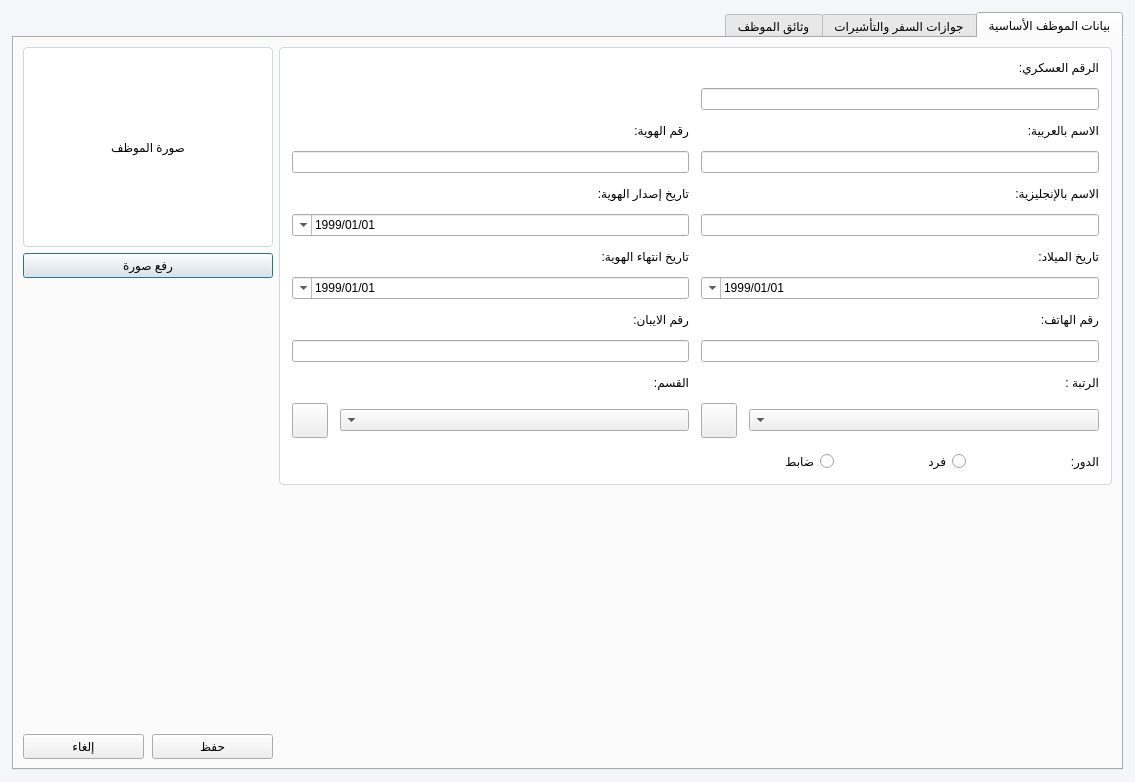
<?xml version="1.0" encoding="UTF-8"?>
<ui version="4.0">
 <class>EditEmployeeDialog</class>
 <widget class="QDialog" name="EditEmployeeDialog">
  <property name="geometry">
   <rect>
    <x>0</x>
    <y>0</y>
    <width>1135</width>
    <height>782</height>
   </rect>
  </property>
  <property name="windowTitle">
   <string>تعديل بيانات الموظف</string>
  </property>
  <property name="layoutDirection">
   <enum>Qt::RightToLeft</enum>
  </property>
  <property name="styleSheet">
   <string notr="true">QDialog {
    background-color: #f5f6fa;
}
 QWidget {
    font: 11pt &quot;Dubai&quot;;
}
QTreeView {
    background-color: #ffffff;
    border: 1px solid #d1d8e0;
    border-radius: 8px;
    alternate-background-color: #f0f3f7;
    gridline-color: #d1d8e0;
}
QTreeView::item {
    padding: 6px 10px;
}
QTreeView::item:selected {
    background-color: #3498db;
    color: white;
}
QHeaderView {
    background-color: #ecf0f1;
    color: #2c3e50;
    border: 1px solid #d1d8e0;
    font-weight: bold;
    font-size: 12px;
    padding: 2px 0px;
}
QHeaderView::section {
    background-color: #ecf0f1;
    padding: 8px;
    border: none;
    border-right: 1px solid #d1d8e0;
}
QHeaderView::section:pressed {
    background-color: #bdc3c7;
}
QHeaderView {
    qproperty-defaultAlignment: AlignCenter;
}

/* Modern Buttons */
QPushButton {
    font: 12pt &quot;Dubai&quot;;
    padding: 4px 20px;
}

#EmployeeFrame, #label_photo {
    background-color: #ffffff;
    border: 1px solid #d1d8e0;
    border-radius: 4px;
}
</string>
  </property>
  <layout class="QGridLayout" name="gridLayout">
   <property name="leftMargin">
    <number>12</number>
   </property>
   <property name="topMargin">
    <number>12</number>
   </property>
   <property name="rightMargin">
    <number>12</number>
   </property>
   <property name="bottomMargin">
    <number>12</number>
   </property>
   <item row="1" column="0">
    <widget class="QTabWidget" name="tabWidget">
     <property name="currentIndex">
      <number>0</number>
     </property>
     <widget class="QWidget" name="tab">
      <attribute name="title">
       <string>بيانات الموظف الأساسية</string>
      </attribute>
      <layout class="QGridLayout" name="gridLayout_4">
       <item row="0" column="0" rowspan="2">
        <widget class="QFrame" name="EmployeeFrame">
         <property name="layoutDirection">
          <enum>Qt::RightToLeft</enum>
         </property>
         <property name="autoFillBackground">
          <bool>false</bool>
         </property>
         <layout class="QGridLayout" name="gridLayout_2">
          <property name="leftMargin">
           <number>12</number>
          </property>
          <property name="topMargin">
           <number>12</number>
          </property>
          <property name="rightMargin">
           <number>12</number>
          </property>
          <property name="bottomMargin">
           <number>12</number>
          </property>
          <property name="horizontalSpacing">
           <number>12</number>
          </property>
          <property name="verticalSpacing">
           <number>13</number>
          </property>
          <item row="11" column="3">
           <widget class="QToolButton" name="btn_manage_departments">
            <property name="text">
             <string/>
            </property>
            <property name="icon">
             <iconset resource="img/img.qrc">
              <normaloff>:/img/icon-add.png</normaloff>:/img/icon-add.png</iconset>
            </property>
            <property name="iconSize">
             <size>
              <width>28</width>
              <height>28</height>
             </size>
            </property>
           </widget>
          </item>
          <item row="11" column="1">
           <widget class="QToolButton" name="btn_manage_jobs">
            <property name="text">
             <string/>
            </property>
            <property name="icon">
             <iconset resource="img/img.qrc">
              <normaloff>:/img/icon-add.png</normaloff>:/img/icon-add.png</iconset>
            </property>
            <property name="iconSize">
             <size>
              <width>28</width>
              <height>28</height>
             </size>
            </property>
           </widget>
          </item>
          <item row="3" column="0" colspan="2">
           <widget class="QLineEdit" name="name_ar"/>
          </item>
          <item row="11" column="0">
           <widget class="QComboBox" name="job_title"/>
          </item>
          <item row="11" column="2">
           <widget class="QComboBox" name="department"/>
          </item>
          <item row="2" column="0">
           <widget class="QLabel" name="label_name_ar">
            <property name="text">
             <string>الاسم بالعربية:</string>
            </property>
           </widget>
          </item>
          <item row="6" column="0">
           <widget class="QLabel" name="label_birth_date">
            <property name="text">
             <string>تاريخ الميلاد:</string>
            </property>
           </widget>
          </item>
          <item row="10" column="0">
           <widget class="QLabel" name="label_job_title">
            <property name="text">
             <string>الرتبة :</string>
            </property>
           </widget>
          </item>
          <item row="4" column="0">
           <widget class="QLabel" name="label_name_en">
            <property name="text">
             <string>الاسم بالإنجليزية:</string>
            </property>
           </widget>
          </item>
          <item row="10" column="2">
           <widget class="QLabel" name="label_department">
            <property name="text">
             <string>القسم:</string>
            </property>
           </widget>
          </item>
          <item row="12" column="0" colspan="2">
           <layout class="QHBoxLayout" name="role_layout">
            <item>
             <widget class="QLabel" name="label_role">
              <property name="text">
               <string>الدور:</string>
              </property>
              <property name="alignment">
               <set>Qt::AlignLeading|Qt::AlignLeft|Qt::AlignVCenter</set>
              </property>
             </widget>
            </item>
            <item>
             <widget class="QRadioButton" name="role_user">
              <property name="text">
               <string>فرد</string>
              </property>
             </widget>
            </item>
            <item>
             <widget class="QRadioButton" name="role_admin">
              <property name="text">
               <string>ضابط</string>
              </property>
             </widget>
            </item>
           </layout>
          </item>
          <item row="7" column="0" colspan="2">
           <widget class="QDateEdit" name="birth_date">
            <property name="dateTime">
             <datetime>
              <hour>0</hour>
              <minute>0</minute>
              <second>0</second>
              <year>1999</year>
              <month>1</month>
              <day>1</day>
             </datetime>
            </property>
            <property name="displayFormat">
             <string>dd/MM/yyyy</string>
            </property>
            <property name="calendarPopup">
             <bool>true</bool>
            </property>
           </widget>
          </item>
          <item row="5" column="0" colspan="2">
           <widget class="QLineEdit" name="name_en"/>
          </item>
          <item row="8" column="0">
           <widget class="QLabel" name="label_phone">
            <property name="text">
             <string>رقم الهاتف:</string>
            </property>
           </widget>
          </item>
          <item row="8" column="2">
           <widget class="QLabel" name="label_iban">
            <property name="text">
             <string>رقم الايبان:</string>
            </property>
           </widget>
          </item>
          <item row="6" column="2">
           <widget class="QLabel" name="label_id_expiry">
            <property name="text">
             <string>تاريخ انتهاء الهوية:</string>
            </property>
           </widget>
          </item>
          <item row="4" column="2">
           <widget class="QLabel" name="label_id_issue">
            <property name="text">
             <string>تاريخ إصدار الهوية:</string>
            </property>
           </widget>
          </item>
          <item row="2" column="2">
           <widget class="QLabel" name="label_national_id">
            <property name="text">
             <string>رقم الهوية:</string>
            </property>
           </widget>
          </item>
          <item row="9" column="2" colspan="2">
           <widget class="QLineEdit" name="iban_number"/>
          </item>
          <item row="7" column="2" colspan="2">
           <widget class="QDateEdit" name="id_expiry_date">
            <property name="dateTime">
             <datetime>
              <hour>0</hour>
              <minute>0</minute>
              <second>0</second>
              <year>1999</year>
              <month>1</month>
              <day>1</day>
             </datetime>
            </property>
            <property name="displayFormat">
             <string>dd/MM/yyyy</string>
            </property>
            <property name="calendarPopup">
             <bool>true</bool>
            </property>
           </widget>
          </item>
          <item row="5" column="2" colspan="2">
           <widget class="QDateEdit" name="id_issue_date">
            <property name="dateTime">
             <datetime>
              <hour>0</hour>
              <minute>0</minute>
              <second>0</second>
              <year>1999</year>
              <month>1</month>
              <day>1</day>
             </datetime>
            </property>
            <property name="displayFormat">
             <string>dd/MM/yyyy</string>
            </property>
            <property name="calendarPopup">
             <bool>true</bool>
            </property>
           </widget>
          </item>
          <item row="3" column="2" colspan="2">
           <widget class="QLineEdit" name="national_id"/>
          </item>
          <item row="9" column="0" colspan="2">
           <widget class="QLineEdit" name="phone"/>
          </item>
          <item row="0" column="0">
           <widget class="QLabel" name="label_general_number">
            <property name="text">
             <string>الرقم العسكري:</string>
            </property>
            <property name="alignment">
             <set>Qt::AlignLeading|Qt::AlignLeft|Qt::AlignVCenter</set>
            </property>
           </widget>
          </item>
          <item row="1" column="0" colspan="2">
           <widget class="QLineEdit" name="general_number"/>
          </item>
         </layout>
        </widget>
       </item>
       <item row="0" column="1">
        <layout class="QVBoxLayout" name="verticalLayout">
         <item>
          <widget class="QLabel" name="label_photo">
           <property name="minimumSize">
            <size>
             <width>250</width>
             <height>200</height>
            </size>
           </property>
           <property name="text">
            <string>صورة الموظف</string>
           </property>
           <property name="alignment">
            <set>Qt::AlignCenter</set>
           </property>
          </widget>
         </item>
         <item>
          <widget class="QPushButton" name="btn_upload_photo">
           <property name="text">
            <string>رفع صورة</string>
           </property>
           <property name="icon">
            <iconset resource="img/img.qrc">
             <normaloff>:/img/icon-edit-image.png</normaloff>:/img/icon-edit-image.png</iconset>
           </property>
           <property name="iconSize">
            <size>
             <width>32</width>
             <height>32</height>
            </size>
           </property>
          </widget>
         </item>
        </layout>
       </item>
       <item row="2" column="0">
        <spacer name="horizontalSpacer">
         <property name="orientation">
          <enum>Qt::Horizontal</enum>
         </property>
         <property name="sizeHint" stdset="0">
          <size>
           <width>40</width>
           <height>20</height>
          </size>
         </property>
        </spacer>
       </item>
       <item row="4" column="1">
        <layout class="QHBoxLayout" name="buttons_layout">
         <property name="spacing">
          <number>8</number>
         </property>
         <item>
          <widget class="QPushButton" name="saveBtn">
           <property name="text">
            <string>حفظ</string>
           </property>
           <property name="icon">
            <iconset resource="img/img.qrc">
             <normaloff>:/img/icon-ok.png</normaloff>:/img/icon-ok.png</iconset>
           </property>
           <property name="iconSize">
            <size>
             <width>32</width>
             <height>32</height>
            </size>
           </property>
          </widget>
         </item>
         <item>
          <widget class="QPushButton" name="cancelBtn">
           <property name="text">
            <string>إلغاء</string>
           </property>
           <property name="icon">
            <iconset resource="img/img.qrc">
             <normaloff>:/img/icon-undelete.png</normaloff>:/img/icon-undelete.png</iconset>
           </property>
           <property name="iconSize">
            <size>
             <width>32</width>
             <height>32</height>
            </size>
           </property>
          </widget>
         </item>
        </layout>
       </item>
       <item row="3" column="1">
        <spacer name="verticalSpacer_2">
         <property name="orientation">
          <enum>Qt::Vertical</enum>
         </property>
         <property name="sizeHint" stdset="0">
          <size>
           <width>20</width>
           <height>40</height>
          </size>
         </property>
        </spacer>
       </item>
      </layout>
     </widget>
     <widget class="QWidget" name="tab_2">
      <attribute name="title">
       <string>جوازات السفر والتأشيرات</string>
      </attribute>
      <layout class="QGridLayout" name="gridLayout_3">
       <item row="3" column="0">
        <widget class="QLabel" name="label_visa">
         <property name="styleSheet">
          <string notr="true">background-color: #f2f2f2;
border: 1px solid #d1d8e0;
border-radius: 4px;
font: 75 16pt &quot;Dubai&quot;;
</string>
         </property>
         <property name="text">
          <string>بيانات التأشيرات</string>
         </property>
         <property name="alignment">
          <set>Qt::AlignCenter</set>
         </property>
        </widget>
       </item>
       <item row="0" column="0">
        <widget class="QLabel" name="label_passport">
         <property name="styleSheet">
          <string notr="true">background-color: #f2f2f2;
border: 1px solid #d1d8e0;
border-radius: 4px;
font: 75 16pt &quot;Dubai&quot;;
</string>
         </property>
         <property name="text">
          <string>بيانات جوازات السفر</string>
         </property>
         <property name="alignment">
          <set>Qt::AlignCenter</set>
         </property>
        </widget>
       </item>
       <item row="5" column="0">
        <layout class="QHBoxLayout" name="visa_buttons">
         <property name="spacing">
          <number>12</number>
         </property>
         <item>
          <widget class="QPushButton" name="btn_add_visa">
           <property name="text">
            <string>إضافة تأشيرة</string>
           </property>
           <property name="icon">
            <iconset resource="img/img.qrc">
             <normaloff>:/img/icon-add.png</normaloff>:/img/icon-add.png</iconset>
           </property>
           <property name="iconSize">
            <size>
             <width>32</width>
             <height>32</height>
            </size>
           </property>
          </widget>
         </item>
         <item>
          <widget class="QPushButton" name="btn_edit_visa">
           <property name="text">
            <string>تعديل تأشيرة</string>
           </property>
           <property name="icon">
            <iconset resource="img/img.qrc">
             <normaloff>:/img/icon-compose.png</normaloff>:/img/icon-compose.png</iconset>
           </property>
           <property name="iconSize">
            <size>
             <width>32</width>
             <height>32</height>
            </size>
           </property>
          </widget>
         </item>
         <item>
          <widget class="QPushButton" name="btn_delete_visa">
           <property name="text">
            <string>حذف تأشيرة</string>
           </property>
           <property name="icon">
            <iconset resource="img/img.qrc">
             <normaloff>:/img/icon-delete.png</normaloff>:/img/icon-delete.png</iconset>
           </property>
           <property name="iconSize">
            <size>
             <width>32</width>
             <height>32</height>
            </size>
           </property>
          </widget>
         </item>
        </layout>
       </item>
       <item row="2" column="0">
        <layout class="QHBoxLayout" name="passport_buttons">
         <property name="spacing">
          <number>12</number>
         </property>
         <item>
          <widget class="QPushButton" name="btn_add_passport">
           <property name="text">
            <string>إضافة جواز</string>
           </property>
           <property name="icon">
            <iconset resource="img/img.qrc">
             <normaloff>:/img/icon-add.png</normaloff>:/img/icon-add.png</iconset>
           </property>
           <property name="iconSize">
            <size>
             <width>32</width>
             <height>32</height>
            </size>
           </property>
          </widget>
         </item>
         <item>
          <widget class="QPushButton" name="btn_edit_passport">
           <property name="text">
            <string>تعديل جواز</string>
           </property>
           <property name="icon">
            <iconset resource="img/img.qrc">
             <normaloff>:/img/icon-compose.png</normaloff>:/img/icon-compose.png</iconset>
           </property>
           <property name="iconSize">
            <size>
             <width>32</width>
             <height>32</height>
            </size>
           </property>
          </widget>
         </item>
         <item>
          <widget class="QPushButton" name="btn_delete_passport">
           <property name="text">
            <string>حذف جواز</string>
           </property>
           <property name="icon">
            <iconset resource="img/img.qrc">
             <normaloff>:/img/icon-delete.png</normaloff>:/img/icon-delete.png</iconset>
           </property>
           <property name="iconSize">
            <size>
             <width>32</width>
             <height>32</height>
            </size>
           </property>
          </widget>
         </item>
        </layout>
       </item>
       <item row="1" column="0">
        <widget class="QTableWidget" name="table_passport"/>
       </item>
       <item row="4" column="0">
        <widget class="QTableWidget" name="table_visa"/>
       </item>
      </layout>
     </widget>
     <widget class="QWidget" name="tab_3">
      <attribute name="title">
       <string>وثائق الموظف</string>
      </attribute>
      <layout class="QGridLayout" name="gridLayout_5">
       <item row="0" column="2">
        <widget class="QPushButton" name="btnRefresh">
         <property name="maximumSize">
          <size>
           <width>180</width>
           <height>16777215</height>
          </size>
         </property>
         <property name="text">
          <string>       تحديث  </string>
         </property>
         <property name="icon">
          <iconset resource="img/img.qrc">
           <normaloff>:/img/icon-refresh.png</normaloff>:/img/icon-refresh.png</iconset>
         </property>
         <property name="iconSize">
          <size>
           <width>32</width>
           <height>32</height>
          </size>
         </property>
        </widget>
       </item>
       <item row="0" column="0" colspan="2">
        <widget class="QLabel" name="titleLabel">
         <property name="styleSheet">
          <string notr="true">background-color: #f2f2f2;
border: 1px solid #d1d8e0;
border-radius: 4px;
font: 75 16pt &quot;Dubai&quot;;
</string>
         </property>
         <property name="text">
          <string>📂   إدارة الملفات والمجلدات</string>
         </property>
         <property name="alignment">
          <set>Qt::AlignCenter</set>
         </property>
        </widget>
       </item>
       <item row="1" column="0" rowspan="4" colspan="2">
        <widget class="QListWidget" name="documentsTree">
         <property name="styleSheet">
          <string notr="true">border: 1px solid #d1d8e0;
border-radius: 10px;
font-size: 20px;
font-weight: bold; 
padding: 10px;</string>
         </property>
        </widget>
       </item>
       <item row="1" column="2">
        <widget class="QPushButton" name="btnAddFile">
         <property name="maximumSize">
          <size>
           <width>180</width>
           <height>16777215</height>
          </size>
         </property>
         <property name="text">
          <string>   إضافة ملف</string>
         </property>
         <property name="icon">
          <iconset resource="img/img.qrc">
           <normaloff>:/img/icon-add.png</normaloff>:/img/icon-add.png</iconset>
         </property>
         <property name="iconSize">
          <size>
           <width>32</width>
           <height>32</height>
          </size>
         </property>
        </widget>
       </item>
       <item row="2" column="2">
        <widget class="QPushButton" name="btnOpen">
         <property name="maximumSize">
          <size>
           <width>180</width>
           <height>16777215</height>
          </size>
         </property>
         <property name="text">
          <string>   فتح الملف</string>
         </property>
         <property name="icon">
          <iconset resource="img/img.qrc">
           <normaloff>:/img/icon-open.png</normaloff>:/img/icon-open.png</iconset>
         </property>
         <property name="iconSize">
          <size>
           <width>32</width>
           <height>32</height>
          </size>
         </property>
        </widget>
       </item>
       <item row="3" column="2">
        <widget class="QPushButton" name="btnDeleteFile">
         <property name="maximumSize">
          <size>
           <width>180</width>
           <height>16777215</height>
          </size>
         </property>
         <property name="text">
          <string>حذف الملف</string>
         </property>
         <property name="icon">
          <iconset resource="img/img.qrc">
           <normaloff>:/img/icon-delete.png</normaloff>:/img/icon-delete.png</iconset>
         </property>
         <property name="iconSize">
          <size>
           <width>32</width>
           <height>32</height>
          </size>
         </property>
        </widget>
       </item>
      </layout>
     </widget>
    </widget>
   </item>
  </layout>
 </widget>
 <resources>
  <include location="img/img.qrc"/>
 </resources>
 <connections/>
</ui>
